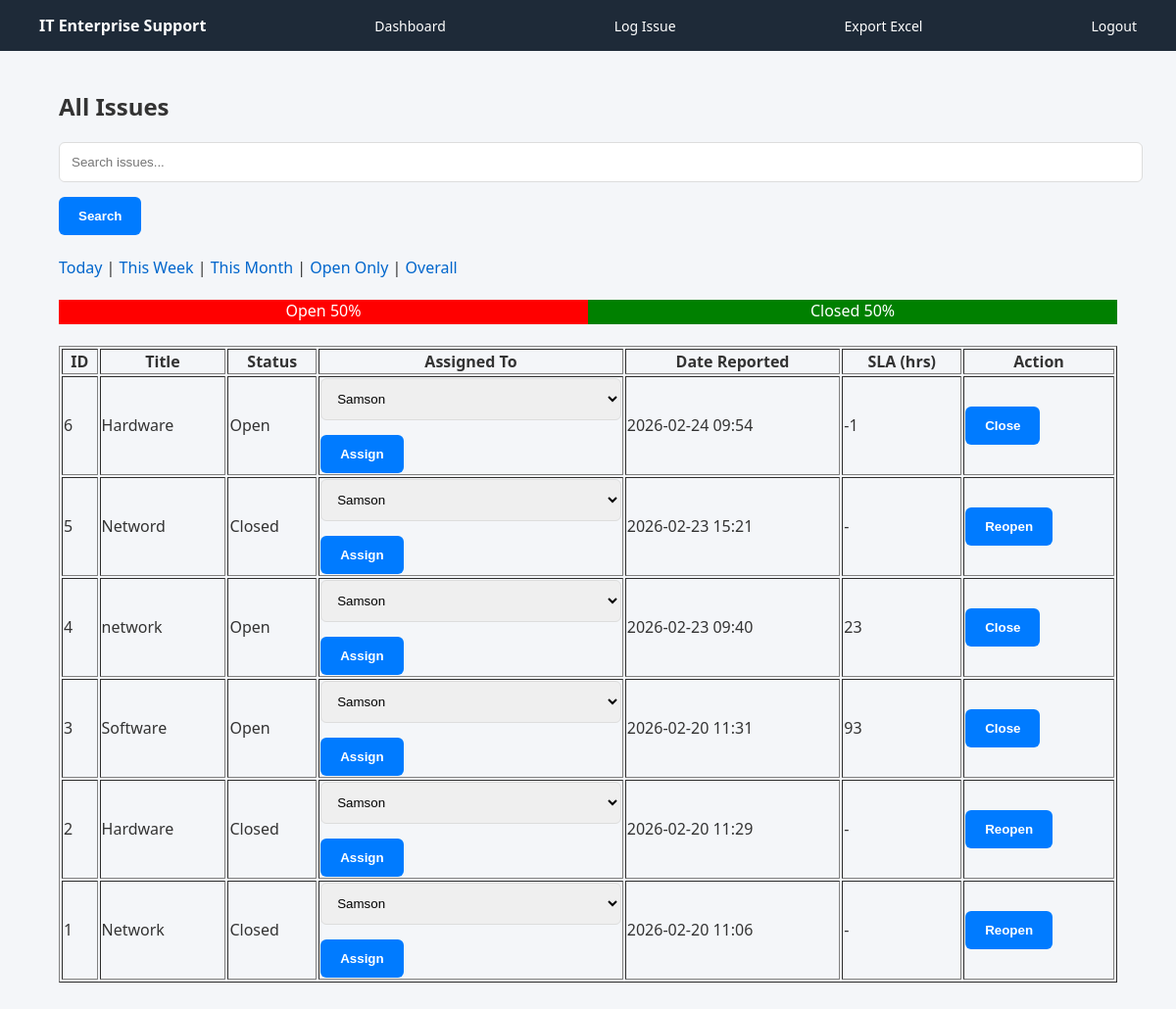
The app's page /view_issues (signed in) with its own data.
### tables this page shows
CREATE TABLE issues (
    id INTEGER PRIMARY KEY AUTOINCREMENT,
    title TEXT,
    description TEXT,
    source TEXT,
    category TEXT,
    status TEXT,
    date_reported TEXT,
    date_closed TEXT
, assigned_to TEXT, priority TEXT DEFAULT 'Normal');

CREATE TABLE users (
    id INTEGER PRIMARY KEY AUTOINCREMENT,
    username TEXT,
    password TEXT
, role TEXT DEFAULT 'Technician', email TEXT);

### app.py (the view)
@app.route("/view_issues")
def view_issues():
    if "user" not in session:
        return redirect(url_for("login"))
    db = get_db()
    cur = db.cursor()
    search = request.args.get("search")
    filter_type = request.args.get("filter")
    query = "SELECT * FROM issues WHERE 1=1"
    params = []
    if search:
        query += " AND (title LIKE ? OR description LIKE ?)"
        params.extend([f"%{search}%", f"%{search}%"])
    if filter_type == "today":
        query += " AND date(date_reported) = date('now')"
    elif filter_type == "week":
        query += " AND strftime('%Y-%W', date_reported) = strftime('%Y-%W', 'now')"
    elif filter_type == "month":
        query += " AND strftime('%Y-%m', date_reported) = strftime('%Y-%m', 'now')"
    elif filter_type == "open":
        query += " AND status='Open'"
    query += " ORDER BY date_reported DESC"
    cur.execute(query, params)
    issues = cur.fetchall()
    issues = [dict(issue) for issue in issues]
    for issue in issues:
        if issue["status"] == "Open":
            opened_time = datetime.strptime(issue["date_reported"], "%Y-%m-%d %H:%M")
            issue["sla_hours"] = int((datetime.now() - opened_time).total_seconds() / 3600)
        else:
            issue["sla_hours"] = "-"
    open_count = sum(1 for i in issues if i["status"] == "Open")
    closed_count = sum(1 for i in issues if i["status"] == "Closed")
    total = open_count + closed_count
    open_percent = int((open_count / total) * 100) if total else 0
    closed_percent = 100 - open_percent if total else 0
    cur.execute("SELECT username FROM users WHERE role='Technician'")
    technicians = cur.fetchall()
    db.close()
    return render_template(
        "view_issues.html",
        issues=issues,
        technicians=technicians,
        open_percent=open_percent,
        closed_percent=closed_percent,
        current_filter=filter_type
    )

### app.py (called while the page is built)
def get_db():
    conn = sqlite3.connect("database.db")
    conn.row_factory = sqlite3.Row
    return conn

### templates/view_issues.html (shortened to what this page needs)
<!DOCTYPE html>
<html>
<head>
    <link rel="stylesheet" href="{{ url_for('static', filename='style.css') }}">
</head>
<body>
<div class="navbar">
    <strong>IT Enterprise Support</strong>
    <a href="/dashboard">Dashboard</a>
    <a href="/log_issue">Log Issue</a>
    <a href="/export_excel">Export Excel</a>
    <a href="/logout">Logout</a>
</div>
<div class="container">
<h2>All Issues</h2>
<form method="GET">
    <input type="text" name="search" placeholder="Search issues...">
    <button type="submit">Search</button>
</form>
<br>
<div>
    <a href="/view_issues?filter=today">Today</a> |
    <a href="/view_issues?filter=week">This Week</a> |
    <a href="/view_issues?filter=month">This Month</a> |
    <a href="/view_issues?filter=open">Open Only</a> |
    <a href="/view_issues">Overall</a>
</div>
<br>
<div style="background:#eee;width:100%;display:flex;height:25px;">
    <div style="background:red;width:{{open_percent}}%;color:white;text-align:center;">
        Open {{open_percent}}%
    </div>
    <div style="background:green;width:{{closed_percent}}%;color:white;text-align:center;">
        Closed {{closed_percent}}%
    </div>
</div>
<br>
<table border="1" width="100%">
<tr>
    <th>ID</th>
    <th>Title</th>
    <th>Status</th>
    <th>Assigned To</th>
    <th>Date Reported</th>
    <th>SLA (hrs)</th>
    <th>Action</th>
</tr>
{% for issue in issues %}
<tr>
    <td>{{ issue.id }}</td>
    <td>{{ issue.title }}</td>
    <td>{{ issue.status }}</td>
    <td>
        {% if session['role'] == 'Admin' %}
        <form method="POST" action="{{ url_for('assign_issue', issue_id=issue.id) }}">
            <select name="technician">
                {% for tech in technicians %}
                    <option value="{{ tech.username }}"
                        {% if tech.username == issue.assigned_to %}selected{% endif %}>
                        {{ tech.username }}
                    </option>
                {% endfor %}
            </select>
            <button type="submit">Assign</button>
        </form>
        {% else %}
            {{ issue.assigned_to or "Unassigned" }}
        {% endif %}
    </td>
    <td>{{ issue.date_reported }}</td>
    <td>{{ issue.sla_hours }}</td>
    <td>
        {% if issue.status == "Open" %}
        <form method="POST" action="{{ url_for('close_issue', issue_id=issue.id) }}">
            <button type="submit">Close</button>
        </form>
        {% else %}
        <form method="POST" action="{{ url_for('reopen_issue', issue_id=issue.id) }}">
            <button type="submit">Reopen</button>
        </form>
        {% endif %}
    </td>
</tr>
{% endfor %}
</table>
</div>
</body>
</html>

### static/style.css (style rules this page uses)
body { margin: 0; font-family: 'Segoe UI', Tahoma, sans-serif; background: #f4f6f9; color: #333; }
a { text-decoration: none; color: #0066cc; }
.container { width: 90%; max-width: 1100px; margin: 40px auto; }
form textarea, form select, form input { width: 100%; padding: 12px; margin-bottom: 15px; border-radius: 6px; border: 1px solid #ddd; }
form button { padding: 12px 20px; border-radius: 6px; background: #007bff; color: white; border: none; font-weight: bold; cursor: pointer; }
.navbar { background: #1e2a38; color: white; padding: 15px 40px; display: flex; justify-content: space-between; align-items: center; }
.navbar a { color: white; margin-left: 20px; font-size: 14px; }

### records on screen
issues: id "6", title "Hardware", status "Open", date_reported "2026-02-24 09:54", sla_hours "-1"
issues: id "5", title "Netword", status "Closed", technician "Samson", date_reported "2026-02-23 15:21", sla_hours "-"
issues: id "4", title "network", status "Open", technician "Samson", date_reported "2026-02-23 09:40", sla_hours "23"
issues: id "3", title "Software", status "Open", date_reported "2026-02-20 11:31", sla_hours "93"
issues: id "2", title "Hardware", status "Closed", date_reported "2026-02-20 11:29", sla_hours "-"
issues: id "1", title "Network", status "Closed", date_reported "2026-02-20 11:06", sla_hours "-"

### other values on screen
{{ open_percent }} "50"
{{ closed_percent }} "50"
form field technician "Samson"
